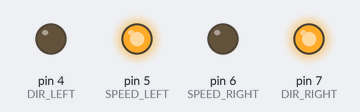
The sketch below on a simulated Arduino Uno, built with avr-gcc and run on an emulated ATmega328P. On the bench: output pins drawn as LEDs (lit = HIGH).

Above: at 0.1 s.
At 2.1 s:
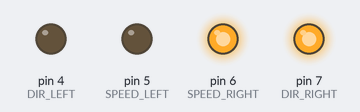
At 4.1 s:
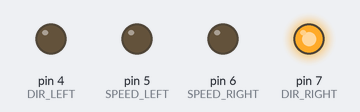
Timing chart, 0 to 5.6 s (numbered marks = the images above):
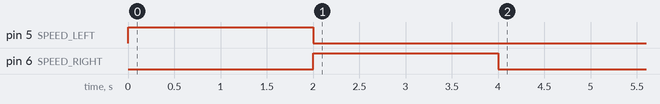

The sketch:

car_control.ino
```cpp
#define DIR_LEFT 4
#define SPEED_LEFT 5

#define DIR_RIGHT 7
#define SPEED_RIGHT 6

#define FORWARD_LEFT LOW
#define BACKWARD_LEFT HIGH

#define FORWARD_RIGHT HIGH
#define BACKWARD_RIGHT LOW

void move(bool left_dir, int left_speed, bool right_dir, int right_speed) {
  digitalWrite(DIR_LEFT, left_dir);
  digitalWrite(DIR_RIGHT, right_dir);
  analogWrite(SPEED_LEFT, left_speed);
  analogWrite(SPEED_RIGHT, right_speed);

}

void forward(int speed) {
  move(FORWARD_LEFT, speed, FORWARD_RIGHT, speed);
}

void backward(int speed) {
  move(BACKWARD_LEFT, speed, BACKWARD_RIGHT, speed);
}

void turn_left(int steepness) {
  // steepness is how steep is turn
  //

}

void turn_right(int steepness) {}


void rotate_left(int speed) {}

void rotate_right(int speed) {}


void setup() {
  pinMode(DIR_LEFT, OUTPUT);
  pinMode(DIR_RIGHT, OUTPUT);
  pinMode(SPEED_LEFT, OUTPUT);
  pinMode(SPEED_RIGHT, OUTPUT);
  move(FORWARD_LEFT, 255, FORWARD_RIGHT, 0);
  delay(2000);
  move(FORWARD_LEFT, 0, FORWARD_RIGHT, 255);
  delay(2000);
  move(FORWARD_LEFT, 0, FORWARD_RIGHT, 0);
}


void loop() {

}
```
